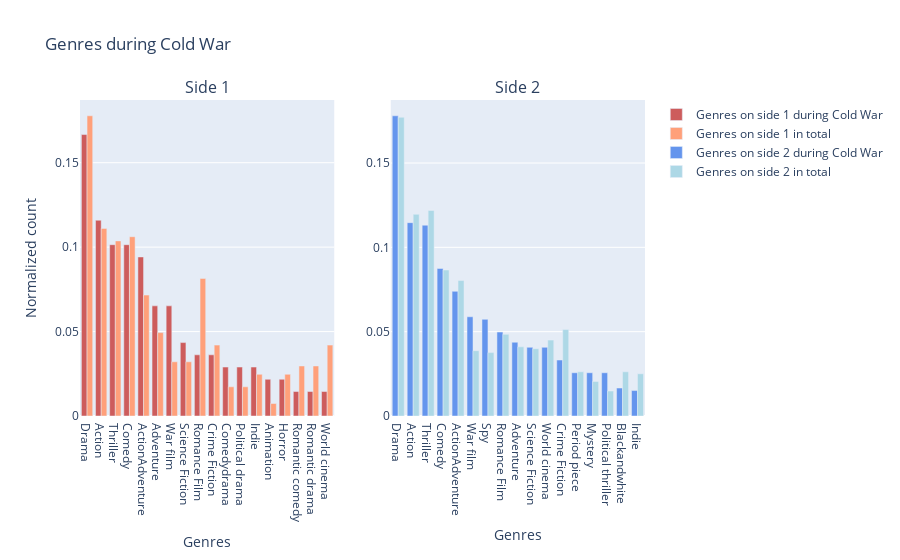
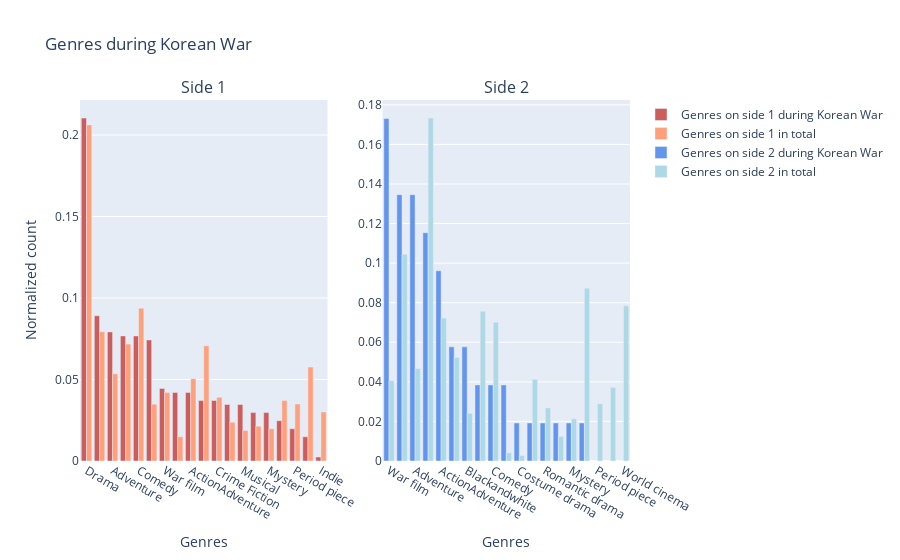
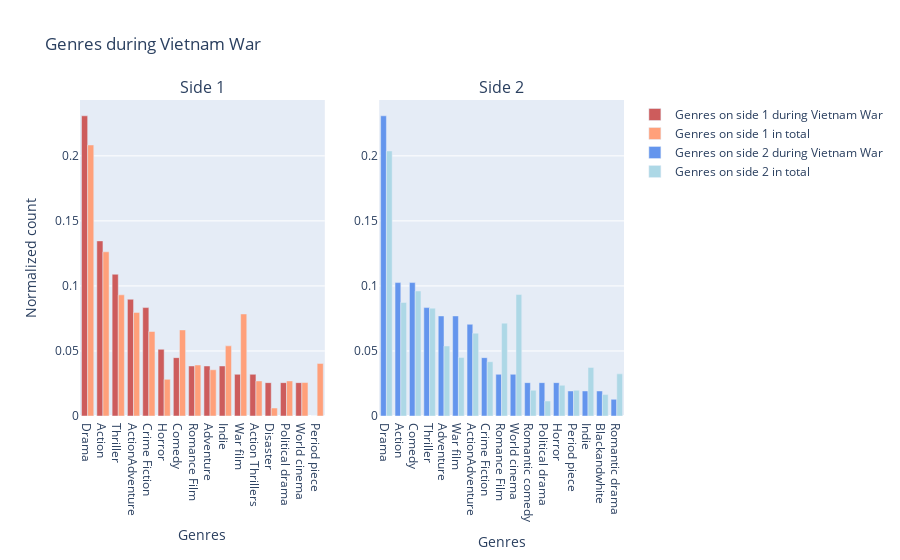
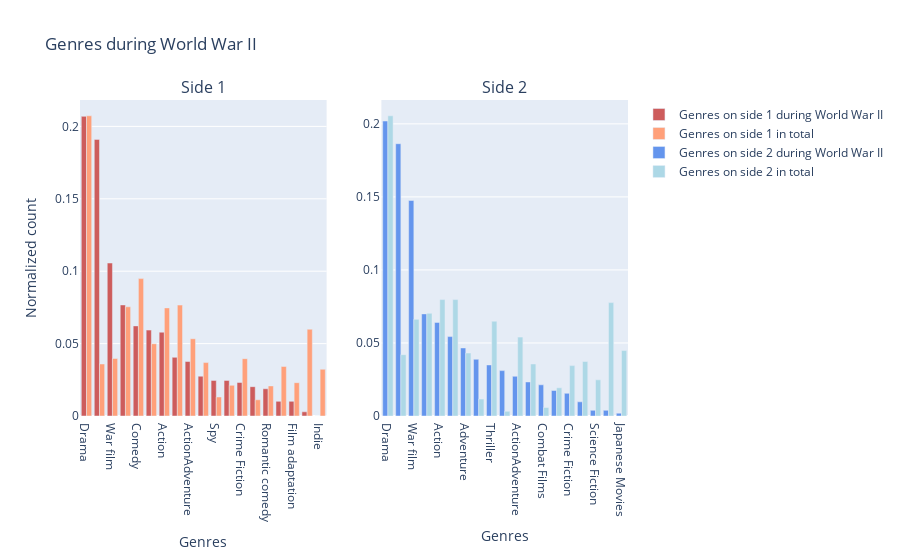

The notebook cell saved with these charts, in order:
### Markdown cell above
## Analysis I

### Code cell
war_names_r = ["Cold War", "Korean", "Vietnam War, Phase 2", "World War II"]
for war in war_names_r:
    plot_genres_year_side(*get_genres_year_side(wars, movies, war, mode="summary"))
    # plot_genres_year_side(*get_genres_year_side(wars, movies, war, mode="country"))

### Figure 1 — Plotly figure (JSON) as saved in the notebook; plotly's stock layout.template omitted (floating-point values rounded to 4 significant figures)
{"data": [{"marker": {"color": "indianred"}, "name": "Genres on side 1 during Cold War", "type": "bar", "x": ["Drama", "Action", "Thriller", "Comedy", "ActionAdventure", "Adventure", "War film", "Science Fiction", "Romance Film", "Crime Fiction", "Comedydrama", "Political drama", "Indie", "Animation", "Horror", "Romantic comedy", "Romantic drama", "World cinema"], "xaxis": "x", "y": [0.1667, 0.1159, 0.1014, 0.1014, 0.0942, 0.06522, 0.06522, 0.04348, 0.03623, 0.03623, 0.02899, 0.02899, 0.02899, 0.02174, 0.02174, 0.01449, 0.01449, 0.01449], "yaxis": "y"}, {"marker": {"color": "lightsalmon"}, "name": "Genres on side 1 in total", "type": "bar", "x": ["Drama", "Action", "Comedy", "Thriller", "Romance Film", "ActionAdventure", "Adventure", "Crime Fiction", "World cinema", "Science Fiction", "War film", "Romantic comedy", "Romantic drama", "Indie", "Horror", "Comedydrama", "Political drama", "Animation"], "xaxis": "x", "y": [0.1778, 0.1111, 0.1062, 0.1037, 0.08148, 0.0716, 0.04938, 0.04198, 0.04198, 0.0321, 0.0321, 0.02963, 0.02963, 0.02469, 0.02469, 0.01728, 0.01728, 0.007407], "yaxis": "y"}, {"marker": {"color": "cornflowerblue"}, "name": "Genres on side 2 during Cold War", "type": "bar", "x": ["Drama", "Action", "Thriller", "Comedy", "ActionAdventure", "War film", "Spy", "Romance Film", "Adventure", "Science Fiction", "World cinema", "Crime Fiction", "Period piece", "Mystery", "Political thriller", "Blackandwhite", "Indie"], "xaxis": "x2", "y": [0.178, 0.1146, 0.1131, 0.08748, 0.07391, 0.05882, 0.05732, 0.04977, 0.04374, 0.04072, 0.04072, 0.03318, 0.02564, 0.02564, 0.02564, 0.01659, 0.01508], "yaxis": "y2"}, {"marker": {"color": "lightblue"}, "name": "Genres on side 2 in total", "type": "bar", "x": ["Drama", "Thriller", "Action", "Comedy", "ActionAdventure", "Crime Fiction", "Romance Film", "World cinema", "Adventure", "Science Fiction", "War film", "Spy", "Period piece", "Blackandwhite", "Indie", "Mystery", "Political thriller"], "xaxis": "x2", "y": [0.1771, 0.1219, 0.1196, 0.08656, 0.0803, 0.05125, 0.04841, 0.04499, 0.041, 0.03986, 0.03872, 0.03759, 0.0262, 0.0262, 0.02506, 0.0205, 0.01481], "yaxis": "y2"}], "layout": {"annotations": [{"font": {"size": 16}, "showarrow": false, "text": "Side 1", "x": 0.225, "xanchor": "center", "xref": "paper", "y": 1, "yanchor": "bottom", "yref": "paper"}, {"font": {"size": 16}, "showarrow": false, "text": "Side 2", "x": 0.775, "xanchor": "center", "xref": "paper", "y": 1, "yanchor": "bottom", "yref": "paper"}], "autosize": true, "barmode": "group", "title": {"text": "Genres during Cold War"}, "xaxis": {"anchor": "y", "autorange": true, "domain": [0, 0.45], "range": [-0.5, 17.5], "title": {"text": "Genres"}, "type": "category"}, "xaxis2": {"anchor": "y2", "autorange": true, "domain": [0.55, 1], "range": [-0.5, 16.5], "title": {"text": "Genres"}, "type": "category"}, "yaxis": {"anchor": "x", "autorange": true, "domain": [0, 1], "range": [0, 0.1871], "title": {"text": "Normalized count"}, "type": "linear"}, "yaxis2": {"anchor": "x2", "autorange": true, "domain": [0, 1], "range": [0, 0.1873], "type": "linear"}}}

### Figure 2 — Plotly figure (JSON) as saved in the notebook; plotly's stock layout.template omitted (floating-point values rounded to 4 significant figures)
{"data": [{"marker": {"color": "indianred"}, "name": "Genres on side 1 during Korean War", "type": "bar", "x": ["Drama", "Romance Film", "Adventure", "Action", "Comedy", "Blackandwhite", "War film", "Costume drama", "ActionAdventure", "Thriller", "Crime Fiction", "Film adaptation", "Musical", "Romantic comedy", "Mystery", "Romantic drama", "Period piece", "World cinema", "Indie"], "xaxis": "x", "y": [0.2104, 0.08911, 0.07921, 0.07673, 0.07673, 0.07426, 0.04455, 0.04208, 0.04208, 0.03713, 0.03713, 0.03465, 0.03465, 0.0297, 0.0297, 0.02475, 0.0198, 0.01485, 0.002475], "yaxis": "y"}, {"marker": {"color": "lightsalmon"}, "name": "Genres on side 1 in total", "type": "bar", "x": ["Drama", "Comedy", "Romance Film", "Action", "Thriller", "World cinema", "Adventure", "ActionAdventure", "War film", "Crime Fiction", "Romantic drama", "Period piece", "Blackandwhite", "Indie", "Film adaptation", "Romantic comedy", "Mystery", "Musical", "Costume drama"], "xaxis": "x", "y": [0.2062, 0.09376, 0.07935, 0.07175, 0.07064, 0.05765, 0.05353, 0.05052, 0.04197, 0.03912, 0.03706, 0.035, 0.03484, 0.03009, 0.02376, 0.02138, 0.0198, 0.01869, 0.01489], "yaxis": "y"}, {"marker": {"color": "cornflowerblue"}, "name": "Genres on side 2 during Korean War", "type": "bar", "x": ["War film", "Action", "Adventure", "Drama", "ActionAdventure", "Romance Film", "Blackandwhite", "Thriller", "Comedy", "Combat Films", "Costume drama", "Crime Fiction", "Romantic drama", "Action Thrillers", "Mystery", "Chinese Movies", "Period piece", "Martial Arts Film", "World cinema"], "xaxis": "x2", "y": [0.1731, 0.1346, 0.1346, 0.1154, 0.09615, 0.05769, 0.05769, 0.03846, 0.03846, 0.03846, 0.01923, 0.01923, 0.01923, 0.01923, 0.01923, 0.01923, 0, 0, 0], "yaxis": "y2"}, {"marker": {"color": "lightblue"}, "name": "Genres on side 2 in total", "type": "bar", "x": ["Drama", "Action", "Chinese Movies", "World cinema", "Thriller", "ActionAdventure", "Comedy", "Romance Film", "Adventure", "Crime Fiction", "War film", "Martial Arts Film", "Period piece", "Romantic drama", "Blackandwhite", "Mystery", "Action Thrillers", "Combat Films", "Costume drama"], "xaxis": "x2", "y": [0.1733, 0.1045, 0.08735, 0.0784, 0.07565, 0.07221, 0.07015, 0.05227, 0.04677, 0.04127, 0.04058, 0.03714, 0.02889, 0.02682, 0.02407, 0.02132, 0.01238, 0.004127, 0.002751], "yaxis": "y2"}], "layout": {"annotations": [{"font": {"size": 16}, "showarrow": false, "text": "Side 1", "x": 0.225, "xanchor": "center", "xref": "paper", "y": 1, "yanchor": "bottom", "yref": "paper"}, {"font": {"size": 16}, "showarrow": false, "text": "Side 2", "x": 0.775, "xanchor": "center", "xref": "paper", "y": 1, "yanchor": "bottom", "yref": "paper"}], "autosize": true, "barmode": "group", "title": {"text": "Genres during Korean War"}, "xaxis": {"anchor": "y", "autorange": true, "domain": [0, 0.45], "range": [-0.5, 18.5], "title": {"text": "Genres"}, "type": "category"}, "xaxis2": {"anchor": "y2", "autorange": true, "domain": [0.55, 1], "range": [-0.5, 18.5], "title": {"text": "Genres"}, "type": "category"}, "yaxis": {"anchor": "x", "autorange": true, "domain": [0, 1], "range": [0, 0.2215], "title": {"text": "Normalized count"}, "type": "linear"}, "yaxis2": {"anchor": "x2", "autorange": true, "domain": [0, 1], "range": [0, 0.1824], "type": "linear"}}}

### Figure 3 — Plotly figure (JSON) as saved in the notebook; plotly's stock layout.template omitted (floating-point values rounded to 4 significant figures)
{"data": [{"marker": {"color": "indianred"}, "name": "Genres on side 1 during Vietnam War", "type": "bar", "x": ["Drama", "Action", "Thriller", "ActionAdventure", "Crime Fiction", "Horror", "Comedy", "Romance Film", "Adventure", "Indie", "War film", "Action Thrillers", "Disaster", "Political drama", "World cinema", "Period piece"], "xaxis": "x", "y": [0.2308, 0.1346, 0.109, 0.08974, 0.08333, 0.05128, 0.04487, 0.03846, 0.03846, 0.03846, 0.03205, 0.03205, 0.02564, 0.02564, 0.02564, 0], "yaxis": "y"}, {"marker": {"color": "lightsalmon"}, "name": "Genres on side 1 in total", "type": "bar", "x": ["Drama", "Action", "Thriller", "ActionAdventure", "War film", "Comedy", "Crime Fiction", "Indie", "Period piece", "Romance Film", "Adventure", "Horror", "Political drama", "Action Thrillers", "World cinema", "Disaster"], "xaxis": "x", "y": [0.2083, 0.1262, 0.09314, 0.07966, 0.07843, 0.06618, 0.06495, 0.05392, 0.04044, 0.03922, 0.03554, 0.02819, 0.02696, 0.02696, 0.02574, 0.006127], "yaxis": "y"}, {"marker": {"color": "cornflowerblue"}, "name": "Genres on side 2 during Vietnam War", "type": "bar", "x": ["Drama", "Action", "Comedy", "Thriller", "Adventure", "War film", "ActionAdventure", "Crime Fiction", "Romance Film", "World cinema", "Romantic comedy", "Political drama", "Horror", "Period piece", "Indie", "Blackandwhite", "Romantic drama"], "xaxis": "x2", "y": [0.2308, 0.1026, 0.1026, 0.08333, 0.07692, 0.07692, 0.07051, 0.04487, 0.03205, 0.03205, 0.02564, 0.02564, 0.02564, 0.01923, 0.01923, 0.01923, 0.01282], "yaxis": "y2"}, {"marker": {"color": "lightblue"}, "name": "Genres on side 2 in total", "type": "bar", "x": ["Drama", "Comedy", "World cinema", "Action", "Thriller", "Romance Film", "ActionAdventure", "Adventure", "War film", "Crime Fiction", "Indie", "Romantic drama", "Horror", "Romantic comedy", "Period piece", "Blackandwhite", "Political drama"], "xaxis": "x2", "y": [0.2037, 0.0961, 0.09336, 0.08731, 0.08292, 0.07139, 0.0637, 0.05382, 0.04503, 0.04174, 0.03734, 0.0324, 0.02361, 0.01977, 0.01977, 0.01647, 0.01153], "yaxis": "y2"}], "layout": {"annotations": [{"font": {"size": 16}, "showarrow": false, "text": "Side 1", "x": 0.225, "xanchor": "center", "xref": "paper", "y": 1, "yanchor": "bottom", "yref": "paper"}, {"font": {"size": 16}, "showarrow": false, "text": "Side 2", "x": 0.775, "xanchor": "center", "xref": "paper", "y": 1, "yanchor": "bottom", "yref": "paper"}], "autosize": true, "barmode": "group", "title": {"text": "Genres during Vietnam War"}, "xaxis": {"anchor": "y", "autorange": true, "domain": [0, 0.45], "range": [-0.5, 15.5], "title": {"text": "Genres"}, "type": "category"}, "xaxis2": {"anchor": "y2", "autorange": true, "domain": [0.55, 1], "range": [-0.5, 16.5], "title": {"text": "Genres"}, "type": "category"}, "yaxis": {"anchor": "x", "autorange": true, "domain": [0, 1], "range": [0, 0.2429], "title": {"text": "Normalized count"}, "type": "linear"}, "yaxis2": {"anchor": "x2", "autorange": true, "domain": [0, 1], "range": [0, 0.2429], "type": "linear"}}}

### Figure 4 — Plotly figure (JSON) as saved in the notebook; plotly's stock layout.template omitted (floating-point values rounded to 4 significant figures)
{"data": [{"marker": {"color": "indianred"}, "name": "Genres on side 1 during World War II", "type": "bar", "x": ["Drama", "Blackandwhite", "War film", "Romance Film", "Comedy", "Adventure", "Action", "Thriller", "ActionAdventure", "Romantic drama", "Spy", "Mystery", "Crime Fiction", "Costume drama", "Romantic comedy", "Period piece", "Film adaptation", "World cinema", "Indie"], "xaxis": "x", "y": [0.2069, 0.191, 0.1056, 0.0767, 0.06223, 0.05933, 0.05789, 0.04052, 0.03763, 0.0275, 0.0246, 0.0246, 0.02315, 0.02026, 0.01881, 0.01013, 0.01013, 0.002894, 0], "yaxis": "y"}, {"marker": {"color": "lightsalmon"}, "name": "Genres on side 1 in total", "type": "bar", "x": ["Drama", "Comedy", "Thriller", "Romance Film", "Action", "World cinema", "ActionAdventure", "Adventure", "War film", "Crime Fiction", "Romantic drama", "Blackandwhite", "Period piece", "Indie", "Film adaptation", "Mystery", "Romantic comedy", "Spy", "Costume drama"], "xaxis": "x", "y": [0.2073, 0.09489, 0.0766, 0.07542, 0.07466, 0.05992, 0.05336, 0.04992, 0.0397, 0.03959, 0.0369, 0.03593, 0.03421, 0.03228, 0.02302, 0.02119, 0.02076, 0.01313, 0.01119], "yaxis": "y"}, {"marker": {"color": "cornflowerblue"}, "name": "Genres on side 2 during World War II", "type": "bar", "x": ["Drama", "Blackandwhite", "War film", "Romance Film", "Action", "Comedy", "Adventure", "Spy", "Thriller", "Propaganda film", "ActionAdventure", "Romantic drama", "Combat Films", "Mystery", "Crime Fiction", "Period piece", "Science Fiction", "World cinema", "Japanese Movies"], "xaxis": "x2", "y": [0.2019, 0.1864, 0.1476, 0.0699, 0.06408, 0.05437, 0.0466, 0.03883, 0.03495, 0.03107, 0.02718, 0.0233, 0.02136, 0.01748, 0.01553, 0.009709, 0.003883, 0.003883, 0.001942], "yaxis": "y2"}, {"marker": {"color": "lightblue"}, "name": "Genres on side 2 in total", "type": "bar", "x": ["Drama", "Action", "Comedy", "World cinema", "Romance Film", "War film", "Thriller", "ActionAdventure", "Japanese Movies", "Adventure", "Blackandwhite", "Period piece", "Romantic drama", "Crime Fiction", "Science Fiction", "Mystery", "Spy", "Combat Films", "Propaganda film"], "xaxis": "x2", "y": [0.2055, 0.07969, 0.07969, 0.07763, 0.07032, 0.06619, 0.06488, 0.054, 0.04482, 0.04313, 0.042, 0.03731, 0.03563, 0.0345, 0.02475, 0.01931, 0.01163, 0.005813, 0.003188], "yaxis": "y2"}], "layout": {"annotations": [{"font": {"size": 16}, "showarrow": false, "text": "Side 1", "x": 0.225, "xanchor": "center", "xref": "paper", "y": 1, "yanchor": "bottom", "yref": "paper"}, {"font": {"size": 16}, "showarrow": false, "text": "Side 2", "x": 0.775, "xanchor": "center", "xref": "paper", "y": 1, "yanchor": "bottom", "yref": "paper"}], "autosize": true, "barmode": "group", "title": {"text": "Genres during World War II"}, "xaxis": {"anchor": "y", "autorange": true, "domain": [0, 0.45], "range": [-0.5, 18.5], "title": {"text": "Genres"}, "type": "category"}, "xaxis2": {"anchor": "y2", "autorange": true, "domain": [0.55, 1], "range": [-0.5, 18.5], "title": {"text": "Genres"}, "type": "category"}, "yaxis": {"anchor": "x", "autorange": true, "domain": [0, 1], "range": [0, 0.2182], "title": {"text": "Normalized count"}, "type": "linear"}, "yaxis2": {"anchor": "x2", "autorange": true, "domain": [0, 1], "range": [0, 0.2163], "type": "linear"}}}
